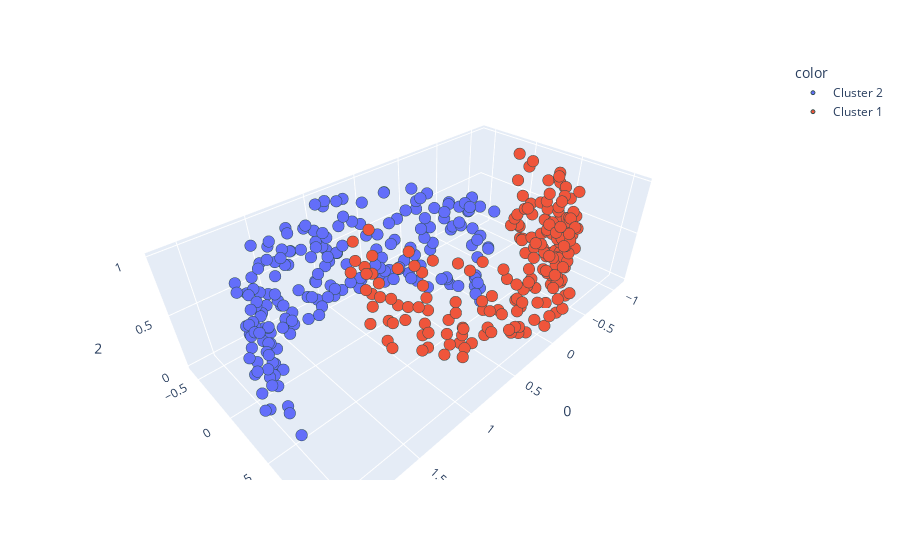

Write notebook code for a chart like this one.
### Code cell
blob_plot(X_test,predictions)

### Figure 1 — Plotly figure (JSON) as saved in the notebook; plotly's stock layout.template omitted (floating-point values rounded to 4 significant figures; data arrays with more than 128 entries replaced by an {"elided": "..."} marker saying what was removed)
{"data": [{"hovertemplate": "color=Cluster 2<br>0=%{x}<br>1=%{y}<br>2=%{z}<extra></extra>", "legendgroup": "Cluster 2", "marker": {"color": "#636efa", "line": {"color": "DarkSlateGrey", "width": 1}, "size": 4, "symbol": "circle"}, "mode": "markers", "name": "Cluster 2", "scene": "scene", "showlegend": true, "type": "scatter3d", "x": {"elided": "206 float values"}, "y": {"elided": "206 float values"}, "z": {"elided": "206 float values"}}, {"hovertemplate": "color=Cluster 1<br>0=%{x}<br>1=%{y}<br>2=%{z}<extra></extra>", "legendgroup": "Cluster 1", "marker": {"color": "#EF553B", "line": {"color": "DarkSlateGrey", "width": 1}, "size": 4, "symbol": "circle"}, "mode": "markers", "name": "Cluster 1", "scene": "scene", "showlegend": true, "type": "scatter3d", "x": {"elided": "194 float values"}, "y": {"elided": "194 float values"}, "z": {"elided": "194 float values"}}], "layout": {"legend": {"title": {"text": "color"}, "tracegroupgap": 0}, "margin": {"t": 60}, "scene": {"domain": {"x": [0, 1], "y": [0, 1]}, "xaxis": {"title": {"text": "0"}}, "yaxis": {"title": {"text": "1"}}, "zaxis": {"title": {"text": "2"}}}}}
